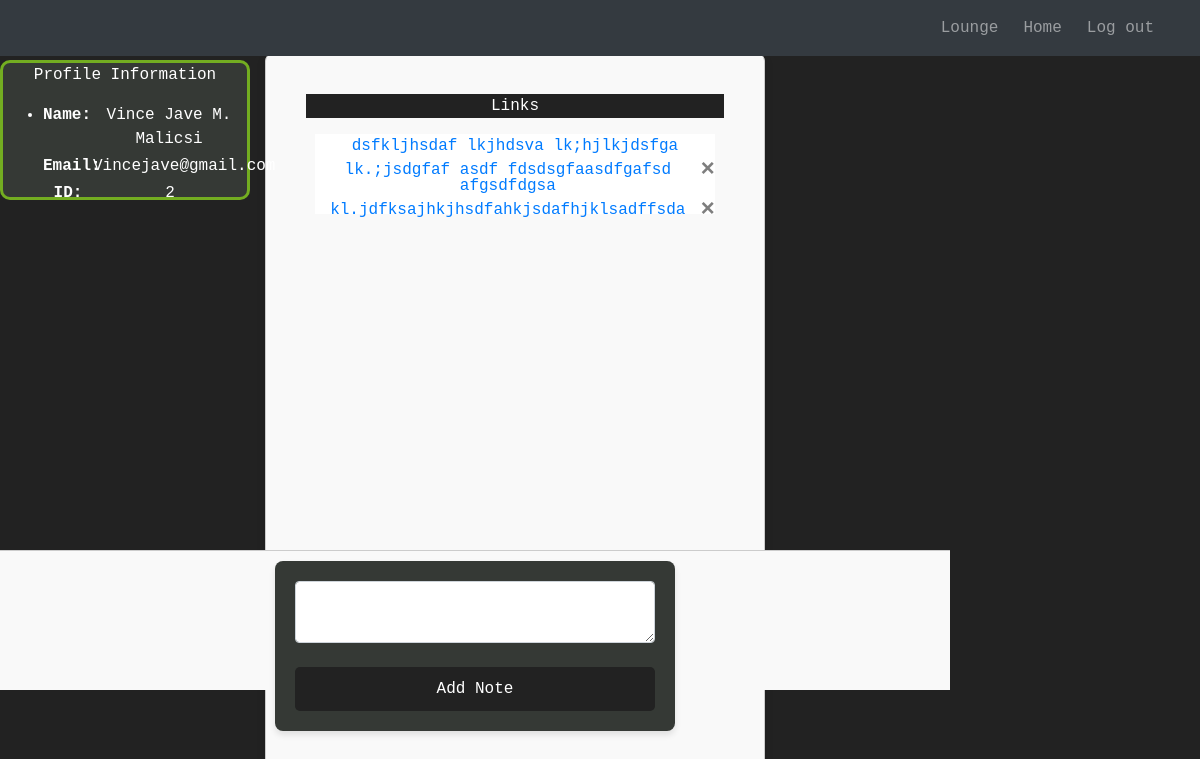
The app's page / (signed in) with its own data.
### website/models.py (models this page shows)
class Note(db.Model):
    id = db.Column(db.Integer, primary_key=True)
    data = db.Column(db.String(10000))
    date = db.Column(db.DateTime(timezone=True), default=func.now())
    user_id = db.Column(db.Integer, db.ForeignKey('user.id'))

class User(db.Model, UserMixin):
    id = db.Column(db.Integer, primary_key=True)
    email = db.Column(db.String(150), unique=True)
    password = db.Column(db.String(150))
    first_name = db.Column(db.String(150))
    notes = db.relationship('Note')
    chats = db.relationship('Chat')

### website/views.py (the view, shortened to what this page needs)
@views.route('/', methods=['GET', 'POST'])
@login_required
def home():
    return render_template("home.html", user=current_user)

### website/__init__.py (called while the page is built)
def create_app():
    app = Flask(__name__)
    app.config['SECRET_KEY'] = 'DSA Group 4'
    app.config['SQLALCHEMY_DATABASE_URI'] = f'sqlite:///{DB_NAME}'
    db.init_app(app)
    from .views import views
    from .auth import auth
    app.register_blueprint(views, url_prefix='/')
    app.register_blueprint(auth, url_prefix='/')
    from .models import User, Note
    with app.app_context():
        db.create_all()
    login_manager = LoginManager()
    login_manager.login_view = 'auth.login'
    login_manager.init_app(app)
    @login_manager.user_loader
    def load_user(id):
        return User.query.get(int(id))
    return app

### website/templates/home.html (shortened to what this page needs)
{% extends "base.html" %}
{% block content %}
<div align="center" class="input-block">
  <p class="links">Links</p>
  <ul class="data-list" id="notes">
    {% for note in user.notes %}
    <li class="data-list">
      <a href="{{ note.data }}" target="_blank" rel="noopener noreferrer">{{ note.data }}</a>
      <button type="button" class="close" onClick="deleteNote({{ note.id }})">
        <span aria-hidden="true">&times;</span>
      </button>
    </li>
    {% endfor %}
  </ul>
</div>
<div align="center" class="link-container">
  <div class="profile">
    <p align="center" class="profile-title">Profile Information</p>
    <ul align="center" class="list-group list-group-flush" id="users">
      <li class="profile-table">
        <div class="profile-row">
          <div class="profile-label">Name:</div>
          <div class="profile-data">{{ user.first_name }}</div>
        </div>
        <div class="profile-row">
          <div class="profile-label">Email:</div>
          <div class="profile-data">{{ user.email }}</div>
        </div>
        <div class="profile-row">
          <div class="profile-label">ID:</div>
          <div class="profile-data">{{ user.id }}</div>
        </div>
      </li>
    </ul>
  </div>
</div>
<div class="button-block">
  <form method="POST">
    <textarea name="note" id="note" class="form-control" required></textarea>
    <br />
    <div align="center">
      <button type="submit" class="btn btn-primary">Add Note</button>
    </div>
  </form>
</div>
{% endblock %}

### website/static/sign_up.css (style rules this page uses)
body { font-family: monospace, monospace; background-color: #222222; margin: 0; padding: 0; display: flex; justify-content: center; align-items: center; height: 100vh; }
form { background-color: #353935; padding: 20px; border-radius: 8px; box-shadow: 0 4px 6px rgba(0, 0, 0, 0.1); width: 100%; max-width: 400px; margin: auto; }
button[type="submit"] { width: 100%; padding: 10px; background-color: #222222; color: #ffffff; border: none; border-radius: 5px; font-size: 16px; cursor: pointer; transition: background-color 0.3s; }
body { padding-top: 56px; }
.profile-table { color: #ffffff; margin-left: 40px; }
.profile-data { color: #ffffff; margin: auto; }
.profile { position: fixed; left: 10px; bottom: 20px; width: 300px; border: 3px solid #222222; border-radius:10px; background-color: #353935; }
.profile-title { color: #ffffff; }

### website/static/home.css (style rules this page uses)
.links { color: #ffffff; background-color: #222222; }
.profile { position: fixed; top: 60px; left: 0; width: 250px; height:140px; border: 3px solid #73AD21; }
.profile-row { display: flex; margin-bottom: 3px; }
.profile-label { font-weight: bold; width: 50px; }
.data-list { background-color: white; width:400px; height:40px; }
.button-block { position: fixed; top: 320px; right: 250px; width: 250px; height:140px; }
.link-container { position: fixed; }
.data-list { list-style: none; }

### website/static/lounge.css (style rules this page uses)
.data-list { list-style-type: none; padding: 0; margin: 0; }
.input-block { position: relative; margin-top: 0; width: 500px; height: 750px; overflow-y: auto; border: 1px solid #ccc; padding: 40px 40px 80px; background-color: #f9f9f9; border-radius: 8px; box-shadow: 0px 4px 10px rgba(0, 0, 0, 0.1); margin-left: 220px; }
.button-block { position: fixed; top: 550px; left: 0; width: auto; background-color: #f9f9f9; border-top: 1px solid #ccc; padding: 10px; text-align: center; }

### records on screen
Note: data "dsfkljhsdaf lkjhdsva lk;hjlkjdsfga lk.;jsdgfaf asdf fdsdsgfaasdfgafsd"
Note: data "afgsdfdgsa kl.jdfksajhkjhsdfahkjsdafhjklsadffsda"
User: first_name "Vince Jave M. Malicsi", email "Vincejave@gmail.com", id "2"
